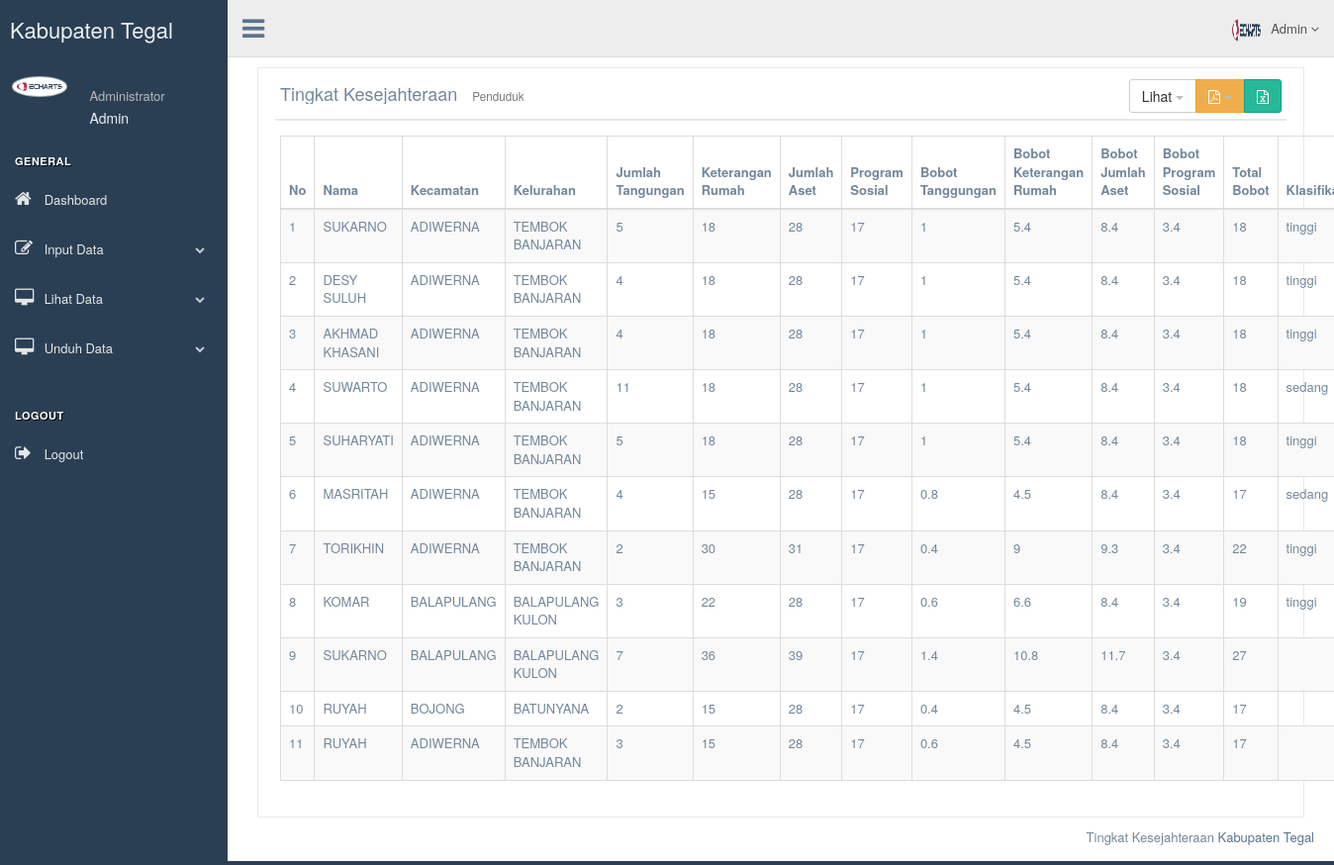
Page /fuzzy/view_hasil_klasifikasi_penduduk on the earlier database version.
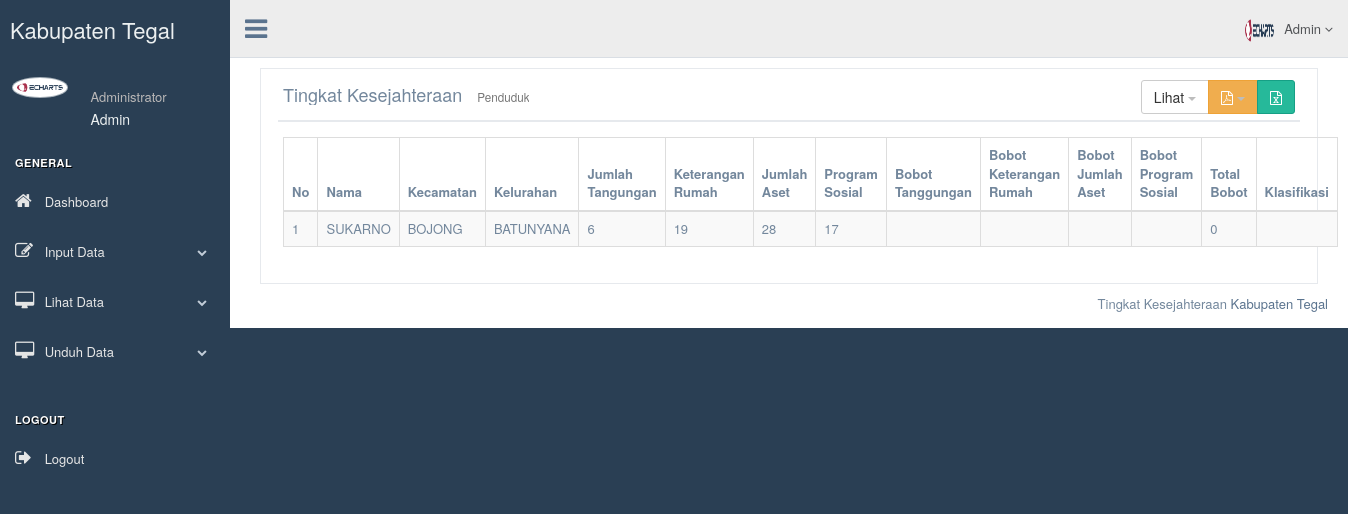
Same page on the later database version.
### tables this page shows
CREATE TABLE `tb_klasifikasi_penduduk` (
  `id` int(11) NOT NULL,
  `aset_id` int(11) NOT NULL,
  `rumah_id` int(11) NOT NULL,
  `tempat_id` int(11) NOT NULL,
  `kecamatan` varchar(50) NOT NULL,
  `kelurahan` varchar(50) NOT NULL,
  `jumlah_tanggungan` char(10) NOT NULL,
  `keterangan_rumah` char(10) NOT NULL,
  `jumlah_kepemilikan_aset` char(10) NOT NULL,
  `program_sosial` char(10) NOT NULL,
  `bobot_tanggungan` char(10) NOT NULL,
  `bobot_keterangan_rumah` char(10) NOT NULL,
  `bobot_jumlah_aset` char(10) NOT NULL,
  `bobot_program_sosial` char(10) NOT NULL,
  `total_bobot` decimal(10,0) NOT NULL,
  `klasifikasi` varchar(30) NOT NULL,
  `tahun_klasifikasi` year(4) NOT NULL
);

CREATE TABLE `tb_penduduk_pengenalan_tempat` (
  `id` int(11) NOT NULL,
  `kk` char(16) NOT NULL,
  `nik` char(16) NOT NULL,
  `kecamatan` varchar(50) NOT NULL,
  `kelurahan` varchar(50) NOT NULL,
  `alamat` text NOT NULL,
  `nama_krt` varchar(50) NOT NULL,
  `jenis_kelamin` varchar(10) NOT NULL,
  `jumlah_art` char(10) NOT NULL,
  `tahun_input` year(4) NOT NULL
);

CREATE TABLE `tb_kecamatan` (
  `kecamatan_id` int(11) NOT NULL,
  `nama_kecamatan` varchar(30) NOT NULL,
  `total_penduduk` char(10) NOT NULL
);

CREATE TABLE `tb_desa` (
  `id_desa` int(3) NOT NULL,
  `nama_desa` varchar(50) NOT NULL,
  `kecamatan_id` char(11) NOT NULL,
  `total_penduduk` char(10) NOT NULL
);

### application/controllers/fuzzy.php (called while the page is built, shortened)
<?php defined('BASEPATH') OR exit('No direct script access allowed');
class Fuzzy extends CI_Controller{
	function __construct(){
		$this->load->model('m_variabel', TRUE);
		$this->load->helper('url');
	}
	function view_hasil_klasifikasi_penduduk(){
		$config = array();
        $config["base_url"] = base_url() . "fuzzy/viewPenduduk";
        $config["per_page"] = $this->m_tabel->total_kelurahan();
        $config["uri_segment"] = 3;
		$page = ($this->uri->segment(3)) ? $this->uri->segment(4) : 0;
		$klasifikasi['klasifikasi']=$this->mamdani->getdata($config["per_page"], $page);
		 $klasifikasi['tahun']=$this->mamdani->select_tahun_klasifikasi();
		$this->load->view('templates/header');
		$this->load->view('admin/lihatdata/tabel_klasifikasi_penduduk',$klasifikasi);
		$this->load->view('templates/footer');
	}
}

### index.php (called while the page is built, shortened)
<?php
require_once BASEPATH.'core/CodeIgniter.php';

### application/models/m_tabel.php (called while the page is built, shortened)
<?php
class M_Tabel extends CI_Model{
    public function total_kelurahan(){
        $query = $this->db->query("SELECT * FROM tb_desa");
        $total = $query->num_rows();
        return $total;
    }
}
?>

### application/models/mamdani.php (called while the page is built, shortened)
<?php
class mamdani extends CI_Model{
     public function select_tahun_klasifikasi(){
      $sql=$this->db->query('SELECT DISTINCT(tahun_klasifikasi) FROM tb_klasifikasi_penduduk
      WHERE tahun_klasifikasi BETWEEN DATE_SUB(NOW(),INTERVAL 1 YEAR)AND NOW()');
        return $sql->result();
     }
  function getdata(){
  return $this->db->select('*')->from('tb_klasifikasi_penduduk')
  ->join('tb_kecamatan','tb_kecamatan.kecamatan_id=tb_klasifikasi_penduduk.kecamatan')
  ->join('tb_desa','tb_desa.id_desa=tb_klasifikasi_penduduk.kelurahan')
  ->join('tb_penduduk_pengenalan_tempat','tb_penduduk_pengenalan_tempat.id=tb_klasifikasi_penduduk.tempat_id')
  ->get()->result();
  }
}

### application/views/admin/lihatdata/tabel_klasifikasi_penduduk.php (the view, shortened to what the changed rows need)
 <div class="right_col" role="main">
<div class="col-md-12 col-sm-12 col-xs-12">
                <div class="x_panel">
                  <div class="x_title">
                    <h2>Tingkat Kesejahteraan <small>Penduduk</small></h2>
                  </div>
                  <div class="x_content">
                    <table id="example" class="table table-striped table-bordered">
                    <thead>
                        <tr>
                        <th>No</th>
                        <th>Nama</th>
                          <th>Kecamatan</th>
                          <th>Kelurahan</th>
                          <th>Jumlah Tangungan</th>
                          <th>Keterangan Rumah</th>
                          <th>Jumlah Aset</th>
                          <th>Program Sosial</th>
                          <th>Bobot Tanggungan</th>
                          <th>Bobot Keterangan Rumah</th>
                          <th>Bobot Jumlah Aset</th>
                          <th>Bobot Program Sosial</th>
                          <th>Total Bobot</th>
                          <th>Klasifikasi</th>
                        </tr>
                      </thead>
                      <tbody>
                      <?php $no=1;
                      if (!empty($klasifikasi)) {
                        foreach ($klasifikasi as $ct) : ?>
                          <tr>
                          <td><?php echo $no++ ?></td>
                          <td><?php echo $ct->nama_krt ?></td>
                          <td><?php echo $ct->nama_kecamatan ?></td>
                          <td><?php echo $ct->nama_desa ?></td>
                          <td><?php echo $ct->jumlah_art ?></td>
                          <td><?php echo $ct->keterangan_rumah ?></td>
                          <td><?php echo $ct->jumlah_kepemilikan_aset ?></td>
                          <td><?php echo $ct->program_sosial ?></td>
                          <td><?php echo $ct->bobot_tanggungan ?></td>
                          <td><?php echo $ct->bobot_keterangan_rumah ?></td>
                          <td><?php echo $ct->bobot_jumlah_aset ?></td>
                          <td><?php echo $ct->bobot_program_sosial ?></td>
                          <td><?php echo $ct->total_bobot ?></td>
                          <td>
                          <?php echo $ct->klasifikasi
                           ?>
                           </td>
                          </tr>
                          <?php endforeach;  }?>
                      </tbody>
                    </table>
                  </div>
                </div>
              </div>
 </div>

Differences in the rows shown:
removed tb_klasifikasi_penduduk: tb_penduduk_pengenalan_tempat.nama_krt "DESY SULUH", tb_kecamatan.nama_kecamatan "ADIWERNA", tb_desa.nama_desa "TEMBOK BANJARAN", tb_penduduk_pengenalan_tempat.jumlah_art "4", keterangan_rumah "18", jumlah_kepemilikan_aset "28", program_sosial "17", bobot_tanggungan "1", bobot_keterangan_rumah "5.4", bobot_jumlah_aset "8.4", bobot_program_sosial "3.4", total_bobot "18", klasifikasi "tinggi"
removed tb_klasifikasi_penduduk: tb_penduduk_pengenalan_tempat.nama_krt "AKHMAD KHASANI", tb_kecamatan.nama_kecamatan "ADIWERNA", tb_desa.nama_desa "TEMBOK BANJARAN", tb_penduduk_pengenalan_tempat.jumlah_art "4", keterangan_rumah "18", jumlah_kepemilikan_aset "28", program_sosial "17", bobot_tanggungan "1", bobot_keterangan_rumah "5.4", bobot_jumlah_aset "8.4", bobot_program_sosial "3.4", total_bobot "18", klasifikasi "tinggi"
removed tb_klasifikasi_penduduk: tb_penduduk_pengenalan_tempat.nama_krt "SUWARTO", tb_kecamatan.nama_kecamatan "ADIWERNA", tb_desa.nama_desa "TEMBOK BANJARAN", tb_penduduk_pengenalan_tempat.jumlah_art "11", keterangan_rumah "18", jumlah_kepemilikan_aset "28", program_sosial "17", bobot_tanggungan "1", bobot_keterangan_rumah "5.4", bobot_jumlah_aset "8.4", bobot_program_sosial "3.4", total_bobot "18", klasifikasi "sedang"
removed tb_klasifikasi_penduduk: tb_penduduk_pengenalan_tempat.nama_krt "SUHARYATI", tb_kecamatan.nama_kecamatan "ADIWERNA", tb_desa.nama_desa "TEMBOK BANJARAN", tb_penduduk_pengenalan_tempat.jumlah_art "5", keterangan_rumah "18", jumlah_kepemilikan_aset "28", program_sosial "17", bobot_tanggungan "1", bobot_keterangan_rumah "5.4", bobot_jumlah_aset "8.4", bobot_program_sosial "3.4", total_bobot "18", klasifikasi "tinggi"
removed tb_klasifikasi_penduduk: tb_penduduk_pengenalan_tempat.nama_krt "MASRITAH", tb_kecamatan.nama_kecamatan "ADIWERNA", tb_desa.nama_desa "TEMBOK BANJARAN", tb_penduduk_pengenalan_tempat.jumlah_art "4", keterangan_rumah "15", jumlah_kepemilikan_aset "28", program_sosial "17", bobot_tanggungan "0.8", bobot_keterangan_rumah "4.5", bobot_jumlah_aset "8.4", bobot_program_sosial "3.4", total_bobot "17", klasifikasi "sedang"
removed tb_klasifikasi_penduduk: tb_penduduk_pengenalan_tempat.nama_krt "TORIKHIN", tb_kecamatan.nama_kecamatan "ADIWERNA", tb_desa.nama_desa "TEMBOK BANJARAN", tb_penduduk_pengenalan_tempat.jumlah_art "2", keterangan_rumah "30", jumlah_kepemilikan_aset "31", program_sosial "17", bobot_tanggungan "0.4", bobot_keterangan_rumah "9", bobot_jumlah_aset "9.3", bobot_program_sosial "3.4", total_bobot "22", klasifikasi "tinggi"
removed tb_klasifikasi_penduduk: tb_penduduk_pengenalan_tempat.nama_krt "KOMAR", tb_kecamatan.nama_kecamatan "BALAPULANG", tb_desa.nama_desa "BALAPULANG KULON", tb_penduduk_pengenalan_tempat.jumlah_art "3", keterangan_rumah "22", jumlah_kepemilikan_aset "28", program_sosial "17", bobot_tanggungan "0.6", bobot_keterangan_rumah "6.6", bobot_jumlah_aset "8.4", bobot_program_sosial "3.4", total_bobot "19", klasifikasi "tinggi"
removed tb_klasifikasi_penduduk: tb_penduduk_pengenalan_tempat.nama_krt "SUKARNO", tb_kecamatan.nama_kecamatan "BALAPULANG", tb_desa.nama_desa "BALAPULANG KULON", tb_penduduk_pengenalan_tempat.jumlah_art "7", keterangan_rumah "36", jumlah_kepemilikan_aset "39", program_sosial "17", bobot_tanggungan "1.4", bobot_keterangan_rumah "10.8", bobot_jumlah_aset "11.7", bobot_program_sosial "3.4", total_bobot "27"
removed tb_klasifikasi_penduduk: tb_penduduk_pengenalan_tempat.nama_krt "RUYAH", tb_kecamatan.nama_kecamatan "BOJONG", tb_desa.nama_desa "BATUNYANA", tb_penduduk_pengenalan_tempat.jumlah_art "2", keterangan_rumah "15", jumlah_kepemilikan_aset "28", program_sosial "17", bobot_tanggungan "0.4", bobot_keterangan_rumah "4.5", bobot_jumlah_aset "8.4", bobot_program_sosial "3.4", total_bobot "17"
removed tb_klasifikasi_penduduk: tb_penduduk_pengenalan_tempat.nama_krt "RUYAH", tb_kecamatan.nama_kecamatan "ADIWERNA", tb_desa.nama_desa "TEMBOK BANJARAN", tb_penduduk_pengenalan_tempat.jumlah_art "3", keterangan_rumah "15", jumlah_kepemilikan_aset "28", program_sosial "17", bobot_tanggungan "0.6", bobot_keterangan_rumah "4.5", bobot_jumlah_aset "8.4", bobot_program_sosial "3.4", total_bobot "17"
changed tb_klasifikasi_penduduk "SUKARNO": tb_kecamatan.nama_kecamatan "ADIWERNA" → "BOJONG"; tb_desa.nama_desa "TEMBOK BANJARAN" → "BATUNYANA"; tb_penduduk_pengenalan_tempat.jumlah_art "5" → "6"; keterangan_rumah "18" → "19"; total_bobot "18" → "0"; bobot_tanggungan "1" → (not shown); bobot_keterangan_rumah "5.4" → (not shown); bobot_jumlah_aset "8.4" → (not shown); bobot_program_sosial "3.4" → (not shown); klasifikasi "tinggi" → (not shown)
